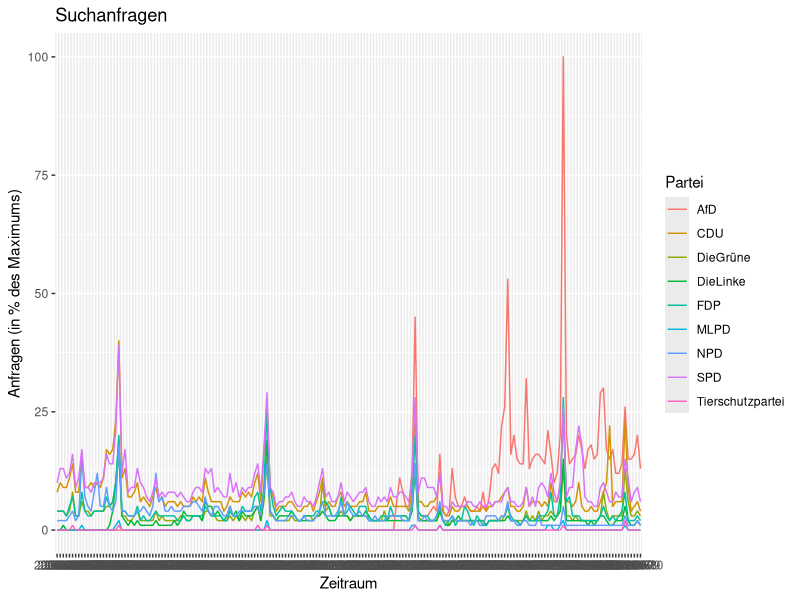
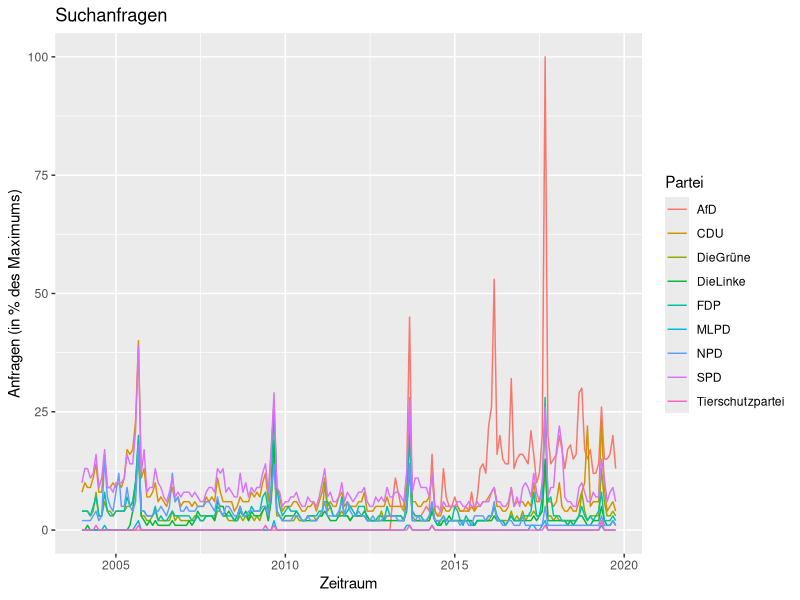
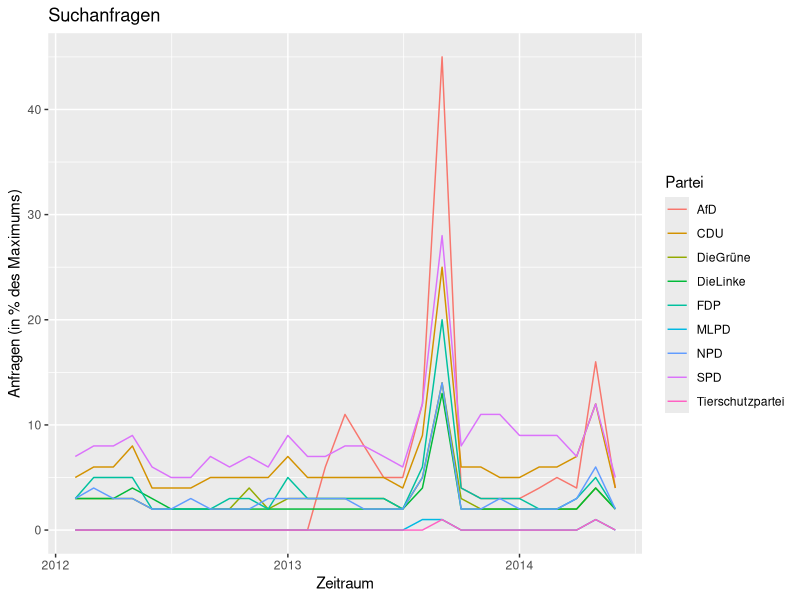
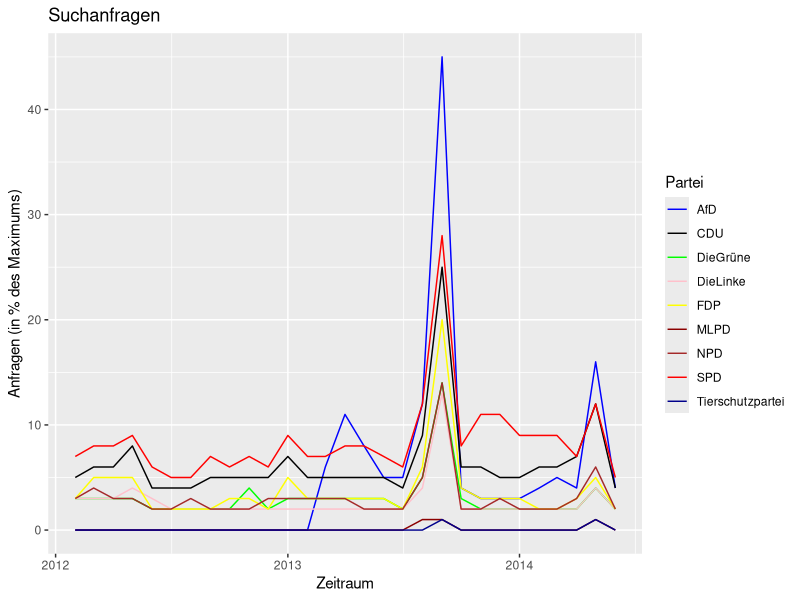

R code for these plots, in order:
## ---- chunk 1
a <- read.table('multiTimeline.csv', header = TRUE, sep= ',')
b <- read.table('multiTimeline(1).csv', header = TRUE, sep = ',')
## ---- chunk 2
head(a)
head(b)
## ---- chunk 3
names(a)
names(b)
## ---- chunk 4
b <- b[, -c(1, 2)]
names(b)
## ---- chunk 5
c <- cbind(a, b)
## ---- chunk 6
str(c)
## ---- chunk 7
# Daten einlesen
a <- read.table('multiTimeline.csv',header = T, sep= ',' , na = '<1')
b <- read.table('multiTimeline(1).csv', header = T , sep = ',' , na = '<1')

# Daten zusammenführen
b <- b[, -c(1, 2)]
c <- cbind(a, b)

# Struktur untersuchen
str(c)
## ---- chunk 8
c[is.na(c)] <- 0
## ---- chunk 9
names(c)
names(c) <- c('Monat', 'AfD', 'SPD', 'FDP', 'DieGrüne', 'DieLinke', 'Tierschutzpartei', 'CDU', 'MLPD', 'NPD')
## ---- chunk 10
library(ggplot2)
## ---- chunk 11
c_long <- reshape(c,      # Ausgansdaten
  varying =  c('AfD', 'SPD', 'FDP', 'DieGrüne', 'DieLinke', 'Tierschutzpartei', 'CDU', 'MLPD', 'NPD'), 
                          # Variablen, die hinterher eine Variable sein sollen
  v.names = 'Prozent',    # Name der neuen Variable
  idvar = 'Monat',        # Variable, die über alle Parteien gleich bleibt
  timevar = 'Partei',     # Name der Variable, die verschiedene Gruppen unterscheidet
  times = c('AfD', 'SPD', 'FDP', 'DieGrüne', 'DieLinke', 'Tierschutzpartei', 'CDU', 'MLPD', 'NPD'), 
                          # Kodierung der Parteien auf dieser Gruppierungsvariable
  direction = 'long')     # Richtung der Umwandlung
## ---- chunk 12
ggplot(data = c_long, aes(x = Monat, y = Prozent, group = Partei)) + 
  geom_line(aes(colour = Partei)) +      # Liniendiagramm
  xlab('Zeitraum') +                     # Beschriftung x-Achse
  ylab('Anfragen (in % des Maximums)') + # Beschriftung y-Achse
  ggtitle('Suchanfragen')                # Überschrift
## ---- chunk 13
class(c_long$Monat)
## ---- chunk 14
c_long$nMonat <- as.character(c_long$Monat)
## ---- chunk 15
c_long$nMonat <- paste0(c_long$nMonat, '-01')
head(c_long$nMonat)
## ---- chunk 16
c_long$nMonat <- strptime(c_long$nMonat, 
  format="%Y-%m-%d")    # Format des Datums
## ---- chunk 17
class(c$nMonat)
## ---- chunk 18
c_long$nMonat <- as.POSIXct(c_long$nMonat)
## ---- chunk 19
ggplot(data = c_long, aes(x = nMonat, y = Prozent, group = Partei)) + 
  geom_line(aes(colour = Partei)) +      # Liniendiagramm
  xlab('Zeitraum') +                     # Beschriftung x-Achse
  ylab('Anfragen (in % des Maximums)') + # Beschriftung y-Achse
  ggtitle('Suchanfragen')                # Überschrift
## ---- chunk 20
wahl_2013 <- subset(c_long, subset = (nMonat < '2014-07-01' & nMonat > '2012-01-01'))

ggplot(data = wahl_2013, aes(x = nMonat, y = Prozent, group = Partei)) + 
  geom_line(aes(colour = Partei)) +      # Liniendiagramm
  xlab('Zeitraum') +                     # Beschriftung x-Achse
  ylab('Anfragen (in % des Maximums)') + # Beschriftung y-Achse
  ggtitle('Suchanfragen')                # Überschrift
## ---- chunk 21
farben <- c('AfD' = 'blue', 'CDU' = 'black', 'DieGrüne' = 'green', 'DieLinke' = 'pink', 'FDP' = 'yellow', 'MLPD' = 'darkred', 'NPD' = 'brown', 'SPD' = 'red', 'Tierschutzpartei' = 'darkblue')

ggplot(data = wahl_2013, aes(x = nMonat, y = Prozent, group = Partei)) + 
  geom_line(aes(colour = Partei)) +      # Liniendiagramm
  xlab('Zeitraum') +                     # Beschriftung x-Achse
  ylab('Anfragen (in % des Maximums)') + # Beschriftung y-Achse
  ggtitle('Suchanfragen') +              # Überschrift
  scale_color_manual(values = farben)
